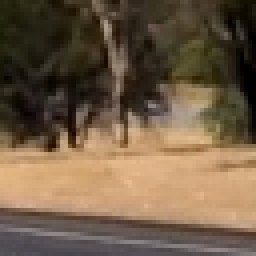
#> input picture non-vehicles/Extras/test/extra4850.png, 64 x 64 px (shown 4 times larger); its folder holds 4 pictures in this run
$ jupyter execute --allow-errors project.ipynb   (older library calls are emulated)
#> lines starting #> are read from the running program, lines starting #| are printed output that depends on the picture
[cell 1]
import matplotlib.image as mpimg
import matplotlib.pyplot as plt
import numpy as np
import pickle
import cv2
from scipy.ndimage.measurements import label
from skimage.feature import hog

[cell 2]
from sklearn.preprocessing import StandardScaler
from sklearn.utils import shuffle
from glob import glob

def read_image(name):
    return cv2.cvtColor(cv2.imread(name), cv2.COLOR_BGR2RGB)

cars_images = {'train': glob("vehicles/*/train/*.png"), 'test': glob("vehicles/*/test/*.png")}
not_cars_images = {'train': glob("non-vehicles/*/train/*.png"), 'test': glob("non-vehicles/*/test/*.png")}

[cell 3]
from numpy.random import randint

#> (the rest of this cell did not finish here and is left out)

[cell 4]
def color_hist(img, nbins=32):
    # Compute the histogram of the color channels separately
    channel1_hist = cv2.calcHist([img], [0], None, [nbins], [0,256])
    channel2_hist = cv2.calcHist([img], [1], None, [nbins], [0,256])
    channel3_hist = cv2.calcHist([img], [2], None, [nbins], [0,256])
    hist_features = np.concatenate((channel1_hist, channel2_hist, channel3_hist))
    return hist_features

#> (a cell that did not finish here is left out)

[cell 6]
# [20 lines left out: function get_hog_features, not called in this run]

[cell 7]
orient = 12      # HOG orientations
pix_per_cell = 8   # HOG pixels per cell
cell_per_block = 2 # HOG cells per block

plt.figure(figsize=(20, 40))
#> (the rest of this cell did not finish here and is left out)

[cell 8]
def bin_spatial(img, size=(32, 32)):
    features = cv2.resize(img, size).ravel()
    return features

[cell 9]
def extract_features(
    imgs,
    color_space='HLS',
    spatial_size=(16, 16),
    hist_bins=32,
    orient=12,
    pix_per_cell=16,
    cell_per_block=2,
    hog_channel='ALL',
    spatial_feat=True,
    hist_feat=True,
    hog_feat=True):

    # Create a list to append feature vectors to
    features = []
    # Iterate through the list of images
    for image in imgs:
        file_features = []
        # apply color conversion if other than 'RGB'
        if color_space != 'RGB':
            if color_space == 'HSV':
                feature_image = cv2.cvtColor(image, cv2.COLOR_RGB2HSV)
            elif color_space == 'LUV':
                feature_image = cv2.cvtColor(image, cv2.COLOR_RGB2LUV)
            elif color_space == 'HLS':
                feature_image = cv2.cvtColor(image, cv2.COLOR_RGB2HLS)
            elif color_space == 'YUV':
                feature_image = cv2.cvtColor(image, cv2.COLOR_RGB2YUV)
            elif color_space == 'YCrCb':
                feature_image = cv2.cvtColor(image, cv2.COLOR_RGB2YCrCb)
        else: feature_image = np.copy(image)

        if spatial_feat == True:
            spatial_features = bin_spatial(feature_image, size=spatial_size)
            file_features.append(spatial_features)
        if hist_feat == True:
            # Apply color_hist()
            hist_features = color_hist(feature_image, nbins=hist_bins)
            file_features.append(np.ravel(hist_features))
        if hog_feat == True:
        # Call get_hog_features() with vis=False, feature_vec=True
            if hog_channel == 'ALL':
                hog_features = []
                for channel in range(feature_image.shape[2]):
                    hog_features.append(hog(
                        feature_image[:,:,channel],
                        orientations=orient,
                        pixels_per_cell=(pix_per_cell, pix_per_cell),
                        cells_per_block=(cell_per_block, cell_per_block)))
                hog_features = np.ravel(hog_features)
            else:
                hog_features = get_hog_features(feature_image[:,:,hog_channel], orient,
                            pix_per_cell, cell_per_block, vis=False, feature_vec=True)
            # Append the new feature vector to the features list
            file_features.append(hog_features)
        features.append(np.concatenate(file_features))
    # Return list of feature vectors
    return features

[cell 10]
car_features = {
    'train': extract_features([read_image(name) for name in cars_images['train']]),
    'test':  extract_features([read_image(name) for name in cars_images['test']])
}

not_car_features = {
   'train': extract_features([read_image(name) for name in not_cars_images['train']]),
   'test':  extract_features([read_image(name) for name in not_cars_images['test']])
}
#> call 2 of read_image, with name = 'non-vehicles/Extras/test/extra4856.png'
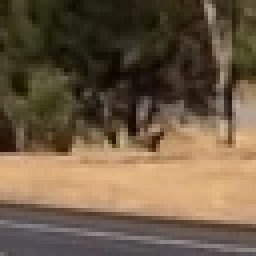
#> input picture non-vehicles/Extras/test/extra4856.png, 64 x 64 px (shown 4 times larger)
#> call 3 of read_image, with name = 'non-vehicles/Extras/test/extra4891.png'
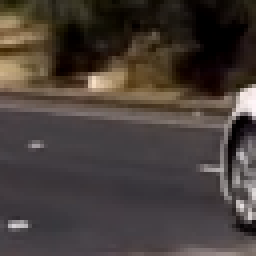
#> input picture non-vehicles/Extras/test/extra4891.png, 64 x 64 px (shown 4 times larger)
#> call 4 of read_image, with name = 'non-vehicles/Extras/test/extra4927.png'
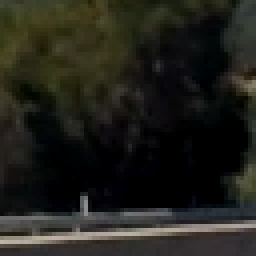
#> input picture non-vehicles/Extras/test/extra4927.png, 64 x 64 px (shown 4 times larger)
#> after the loop in extract_features (call 4), `for image in imgs:`: feature_image: shape (64, 64, 3); mean of channels 0, 1, 2 55.6, 30.2, 64.8
